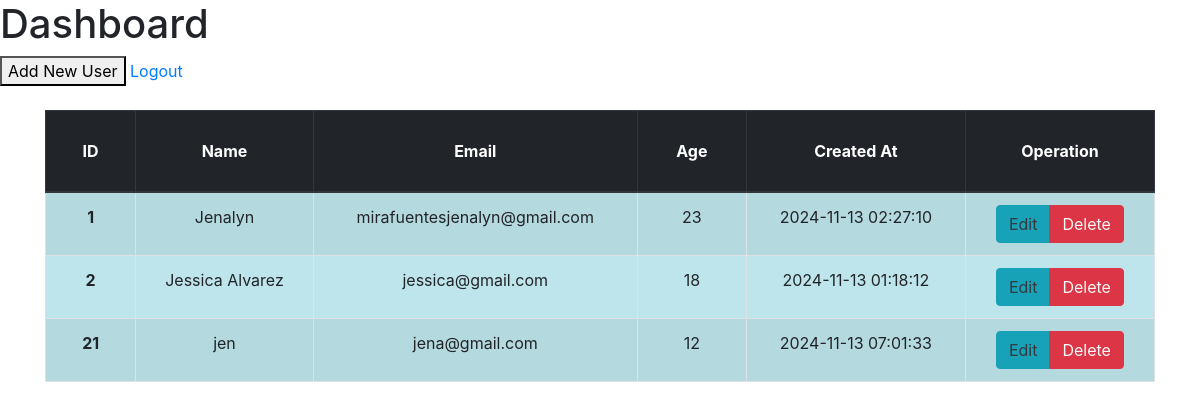
Page /dashboard.php on the committed database.
### tables this page shows
CREATE TABLE users (
  `id` int(11) NOT NULL AUTO_INCREMENT,
  `name` varchar(100) DEFAULT NULL,
  email varchar(255) DEFAULT NULL,
  age int(11) DEFAULT NULL,
  created_at timestamp NOT NULL DEFAULT current_timestamp() ON UPDATE current_timestamp(),
  PRIMARY KEY (`id`),
  UNIQUE KEY email (email)
);

### dashboard.php (the view, shortened to what this page needs)
<?php
include 'connect.php';
$sql = "SELECT * FROM users";
$result = mysqli_query($conn, $sql);
?>
<!DOCTYPE html>
<html lang="en">
<head>
    <link rel="stylesheet" href="https://cdn.jsdelivr.net/npm/bootstrap@4.0.0/dist/css/bootstrap.min.css">
</head>
<body>
    <h1>Dashboard</h1>
    <form action = "add.php" method="GET">
        <button type="submit">Add New User</button>
        <a href="login.php">Logout</a>
    </form>
    <div class="container">
        <div class="text-center">
            <div class="table-responsive">
                <table class = "table table-info table-striped table-bordered my-4">
                    <thead class="thead-dark">
                        <tr>
                            <th scope="col"><div class="p-3">ID</div></th>
                            <th scope="col"><div class="p-3">Name</div></th>
                            <th scope="col"><div class="p-3">Email</div></th>
                            <th scope="col"><div class="p-3">Age</div></th>
                            <th scope="col"><div class="p-3">Created At</div></th>
                            <th scope="col"><div class="p-3">Operation</div></th>
                        </tr>
                    </thead>
                    <tbody>
                        <?php
                            if ($result) {
                                while($row = mysqli_fetch_assoc($result)) {
                                    $id = $row['id'];
                                    $name = $row['name'];
                                    $email = $row['email'];
                                    $age = $row['age'];
                                    $created_at = $row['created_at'];
                                    echo'<tr>
                                    <th scope = "row">'.$id.'</th>
                                    <td>' .$name.'</td>
                                    <td>' .$email.'</td>
                                    <td>' .$age.'</td>
                                    <td>' .$created_at.'</td>
                                    <td><center>
                                        <div class = "btn-group">
                                            <a href="edit.php?editid='.$id.'" class="btn btn-info text-dark">Edit</a>
                                            <a href="dashboard.php?deleteid='.$id.'" class="btn btn-danger text-light">Delete</a>
                                        </div></td>
                                        </center>
                                    </tr>';
                                }
                            }
                        ?>
                    </tbody>
                </table>
            </div>
        </div>
    </div>
</body>
</html>

### rows in the picture
users: id "1", name "Jenalyn", email "mirafuentesjenalyn@gmail.com", age "23", created_at "2024-11-13 02:27:10"
users: id "2", name "Jessica Alvarez", email "jessica@gmail.com", age "18", created_at "2024-11-13 01:18:12"
users: id "21", name "jen", email "jena@gmail.com", age "12", created_at "2024-11-13 07:01:33"
